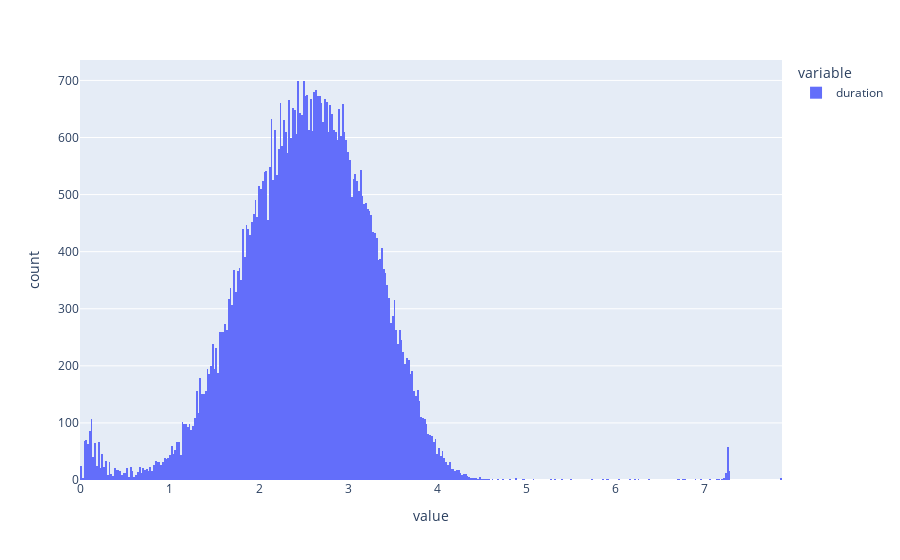

Here is the notebook cell this chart was saved with:
### Markdown cell above
the histogram of the duration variable

### Code cell
px.histogram(np.log1p(data.duration))

### Figure 1 — Plotly figure (JSON) as saved in the notebook; plotly's stock layout.template omitted (floating-point values rounded to 4 significant figures; data arrays with more than 128 entries replaced by an {"elided": "..."} marker saying what was removed)
{"data": [{"alignmentgroup": "True", "bingroup": "x", "hovertemplate": "variable=duration<br>value=%{x}<br>count=%{y}<extra></extra>", "legendgroup": "duration", "marker": {"color": "#636efa", "pattern": {"shape": ""}}, "name": "duration", "offsetgroup": "duration", "orientation": "v", "showlegend": true, "type": "histogram", "x": {"elided": "60000 float values"}, "xaxis": "x", "yaxis": "y"}], "layout": {"barmode": "relative", "legend": {"title": {"text": "variable"}, "tracegroupgap": 0}, "margin": {"t": 60}, "xaxis": {"anchor": "y", "domain": [0, 1], "title": {"text": "value"}}, "yaxis": {"anchor": "x", "domain": [0, 1], "title": {"text": "count"}}}}
